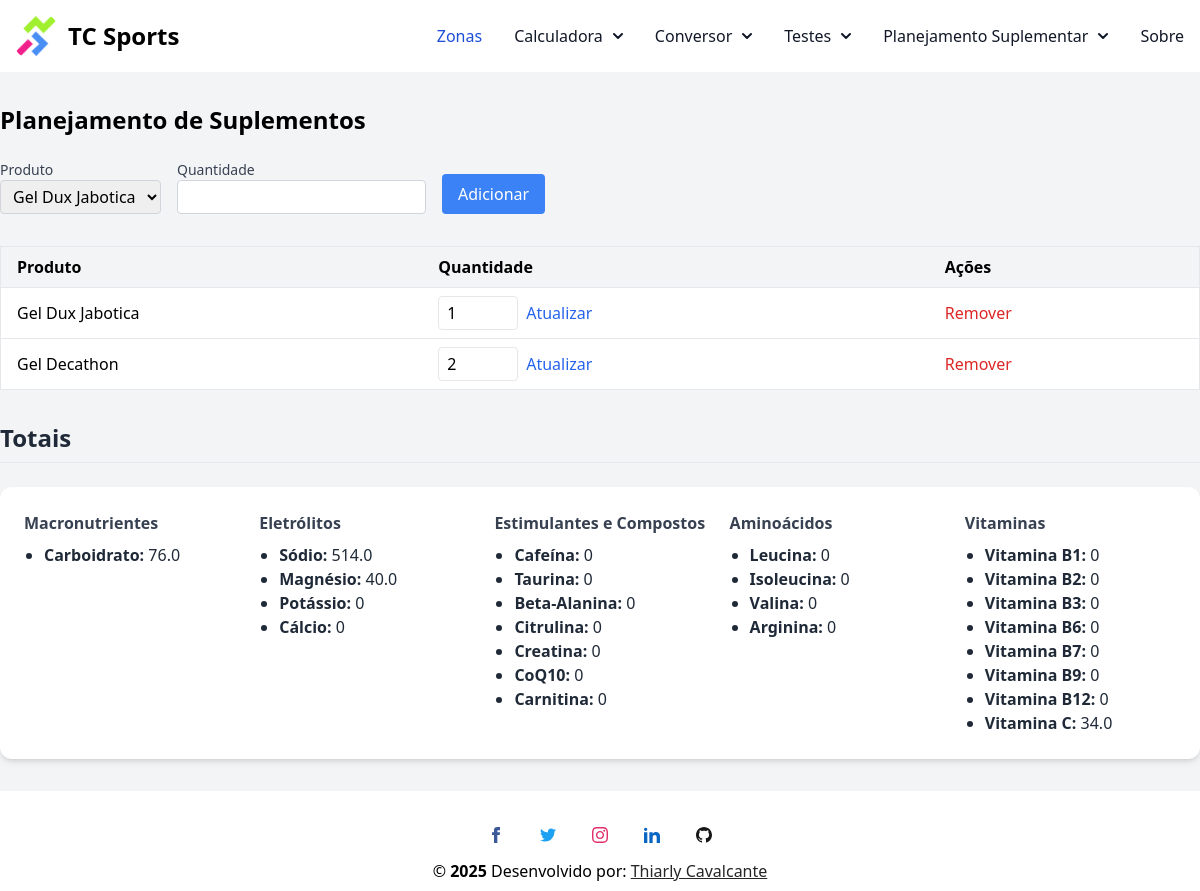
The page /planejamento (signed in) on the database its author committed.
### conversor/models.py (models this page shows, shortened)
class PlanejamentoItem(database.Model):
    __tablename__ = 'planejamento_itens'
    id = database.Column(database.Integer, primary_key=True)
    user_id = database.Column(database.Integer, database.ForeignKey('user.id'), nullable=False)
    suplemento_id = database.Column(database.Integer, database.ForeignKey('suplementos.id'), nullable=False)
    quantidade = database.Column(database.Integer, nullable=False)
    suplemento = database.relationship('Suplemento', lazy=True)

class Suplemento(database.Model):
    __tablename__ = 'suplementos'
    id = database.Column(database.Integer, primary_key=True)
    user_id = database.Column(database.Integer, database.ForeignKey('user.id'), nullable=False)
    nome = database.Column(database.String(100), nullable=False)
    tipo = database.Column(database.String(50), nullable=False)
    marca = database.Column(database.String(50))
    carbo = database.Column(database.Float)
    sodio = database.Column(database.Float)
    magnesio = database.Column(database.Float)
    potassio = database.Column(database.Float)
    calcio = database.Column(database.Float)
    cafeina = database.Column(database.Float)
    taurina = database.Column(database.Float)
    beta_alanina = database.Column(database.Float)
    citrulina = database.Column(database.Float)
    creatina = database.Column(database.Float)
    coq10 = database.Column(database.Float)
    carnitina = database.Column(database.Float)
    leucina = database.Column(database.Float)
    isoleucina = database.Column(database.Float)
    valina = database.Column(database.Float)
    arginina = database.Column(database.Float)
    vit_b1 = database.Column(database.Float)
    vit_b2 = database.Column(database.Float)
    vit_b3 = database.Column(database.Float)
    vit_b6 = database.Column(database.Float)
    vit_b7 = database.Column(database.Float)
    vit_b9 = database.Column(database.Float)
    vit_b12 = database.Column(database.Float)
    vit_c = database.Column(database.Float)

### conversor/router.py (the view, shortened to what this page needs)
@app.route('/planejamento', methods=['GET', 'POST'])
@login_required
def planejamento():
    form = PlanningItemForm()
    form.suplemento_id.choices = [(s.id, s.nome) for s in Suplemento.query.filter_by(user_id=current_user.id)]
    itens = PlanejamentoItem.query.filter_by(user_id=current_user.id).all()
    totais = calcular_totais_planejamento(itens)
    return render_template('planejamento.html', form=form, itens=itens, totais=totais)

### conversor/forms.py
class PlanningItemForm(FlaskForm):
    suplemento_id = SelectField('Produto', coerce=int, validators=[DataRequired()])
    quantidade = IntegerField('Quantidade', validators=[DataRequired(), NumberRange(min=1)])
    submit = SubmitField('Adicionar')

### conversor/models.py (called while the page is built)
@login_manager.user_loader
def load_user(user_id):
    return User.query.get(int(user_id))

### conversor/router.py (called while the page is built)
def calcular_totais_planejamento(itens):
    totais = {
        'carbo': 0, 'sodio': 0, 'magnesio': 0, 'potassio': 0, 'calcio': 0,
        'cafeina': 0, 'taurina': 0, 'beta_alanina': 0, 'citrulina': 0,
        'creatina': 0, 'coq10': 0, 'carnitina': 0,
        'leucina': 0, 'isoleucina': 0, 'valina': 0, 'arginina': 0,
        'vit_b1': 0, 'vit_b2': 0, 'vit_b3': 0, 'vit_b6': 0,
        'vit_b7': 0, 'vit_b9': 0, 'vit_b12': 0, 'vit_c': 0
    }
    for item in itens:
        suplemento = item.suplemento
        for key in totais:
            valor = getattr(suplemento, key) or 0
            totais[key] += valor * item.quantidade
    return totais

### conversor/templates/planejamento.html (shortened to what this page needs)
{% extends "base.html" %}
{% block content %}
<div class="max-w-7xl mx-auto py-8">
  <h1 class="text-2xl font-bold mb-6">Planejamento de Suplementos</h1>
  <form method="POST" class="flex flex-wrap items-end gap-4 mb-8">
    <div>
      {{ form.suplemento_id.label(class="block text-sm font-medium text-gray-700") }}
      {{ form.suplemento_id(class="border border-gray-300 rounded px-2 py-1") }}
    </div>
    <div>
      {{ form.quantidade.label(class="block text-sm font-medium text-gray-700") }}
      {{ form.quantidade(class="border border-gray-300 rounded px-2 py-1") }}
    </div>
    <button type="submit" class="bg-blue-500 text-white px-4 py-2 rounded hover:bg-blue-600">
      Adicionar
    </button>
  </form>
  {% if itens %}
    <table class="min-w-full bg-white border mb-8">
      <thead class="bg-gray-100">
        <tr>
          <th class="px-4 py-2 text-left border-b">Produto</th>
          <th class="px-4 py-2 text-left border-b">Quantidade</th>
          <th class="px-4 py-2 text-left border-b">Ações</th>
        </tr>
      </thead>
      <tbody>
        {% for item in itens %}
        <tr>
          <td class="px-4 py-2 border-b">{{ item.suplemento.nome }}</td>
          <td class="px-4 py-2 border-b">
            <form method="POST" action="{{ url_for('atualizar_quantidade', item_id=item.id) }}" class="flex items-center gap-2">
              <input type="number" name="quantidade" value="{{ item.quantidade }}" class="w-20 px-2 py-1 border rounded">
              <button type="submit" class="text-blue-600 hover:underline">Atualizar</button>
            </form>
          </td>
          <td class="px-4 py-2 border-b">
            <form method="POST" action="{{ url_for('remover_item', item_id=item.id) }}" onsubmit="return confirm('Deseja remover este item?')">
              <button type="submit" class="text-red-600 hover:underline">Remover</button>
            </form>
          </td>
        </tr>
        {% endfor %}
      </tbody>
    </table>
  {% else %}
    <p class="text-gray-600 mb-8">Nenhum item no planejamento ainda.</p>
  {% endif %}
  <div class="mt-8">
    <h2 class="text-2xl font-bold text-left text-gray-800 mb-6 border-b pb-2">Totais</h2>
    <div class="bg-white shadow-md rounded-xl p-6">
        <div class="grid grid-cols-1 md:grid-cols-5 gap-6">
        <div>
        <h3 class="font-bold text-gray-700 mb-2">Macronutrientes</h3>
        <ul class="list-disc pl-5 text-gray-800">
          <li><strong>Carboidrato:</strong> {{ totais.carbo }}</li>
        </ul>
      </div>
      <div>
        <h3 class="font-bold text-gray-700 mb-2">Eletrólitos</h3>
        <ul class="list-disc pl-5 text-gray-800">
          <li><strong>Sódio:</strong> {{ totais.sodio }}</li>
          <li><strong>Magnésio:</strong> {{ totais.magnesio }}</li>
          <li><strong>Potássio:</strong> {{ totais.potassio }}</li>
          <li><strong>Cálcio:</strong> {{ totais.calcio }}</li>
        </ul>
      </div>
      <div>
        <h3 class="font-bold text-gray-700 mb-2">Estimulantes e Compostos</h3>
        <ul class="list-disc pl-5 text-gray-800">
          <li><strong>Cafeína:</strong> {{ totais.cafeina }}</li>
          <li><strong>Taurina:</strong> {{ totais.taurina }}</li>
          <li><strong>Beta-Alanina:</strong> {{ totais.beta_alanina }}</li>
          <li><strong>Citrulina:</strong> {{ totais.citrulina }}</li>
          <li><strong>Creatina:</strong> {{ totais.creatina }}</li>
          <li><strong>CoQ10:</strong> {{ totais.coq10 }}</li>
          <li><strong>Carnitina:</strong> {{ totais.carnitina }}</li>
        </ul>
      </div>
      <div>
        <h3 class="font-bold text-gray-700 mb-2">Aminoácidos</h3>
        <ul class="list-disc pl-5 text-gray-800">
          <li><strong>Leucina:</strong> {{ totais.leucina }}</li>
          <li><strong>Isoleucina:</strong> {{ totais.isoleucina }}</li>
          <li><strong>Valina:</strong> {{ totais.valina }}</li>
          <li><strong>Arginina:</strong> {{ totais.arginina }}</li>
        </ul>
      </div>
      <div>
        <h3 class="font-bold text-gray-700 mb-2">Vitaminas</h3>
        <ul class="list-disc pl-5 text-gray-800">
          <li><strong>Vitamina B1:</strong> {{ totais.vit_b1 }}</li>
          <li><strong>Vitamina B2:</strong> {{ totais.vit_b2 }}</li>
          <li><strong>Vitamina B3:</strong> {{ totais.vit_b3 }}</li>
          <li><strong>Vitamina B6:</strong> {{ totais.vit_b6 }}</li>
          <li><strong>Vitamina B7:</strong> {{ totais.vit_b7 }}</li>
          <li><strong>Vitamina B9:</strong> {{ totais.vit_b9 }}</li>
          <li><strong>Vitamina B12:</strong> {{ totais.vit_b12 }}</li>
          <li><strong>Vitamina C:</strong> {{ totais.vit_c }}</li>
        </ul>
      </div>
    </div>
  </div>
</div>
{% endblock %}

### conversor/static/css/style.css (style rules this page uses)
html { height: 100%; }
body { display: flex; flex-direction: column; min-height: 100vh; margin: 0; }

### rows shown on the page
PlanejamentoItem: suplemento.nome "Gel Dux Jabotica", quantidade "1"
PlanejamentoItem: suplemento.nome "Gel Decathon", quantidade "2"

### other values the page prints
{{ totais.carbo }} "76.0"
{{ totais.sodio }} "514.0"
{{ totais.magnesio }} "40.0"
{{ totais.potassio }} "0"
{{ totais.calcio }} "0"
{{ totais.cafeina }} "0"
{{ totais.taurina }} "0"
{{ totais.beta_alanina }} "0"
{{ totais.citrulina }} "0"
{{ totais.creatina }} "0"
{{ totais.coq10 }} "0"
{{ totais.carnitina }} "0"
{{ totais.leucina }} "0"
{{ totais.isoleucina }} "0"
{{ totais.valina }} "0"
